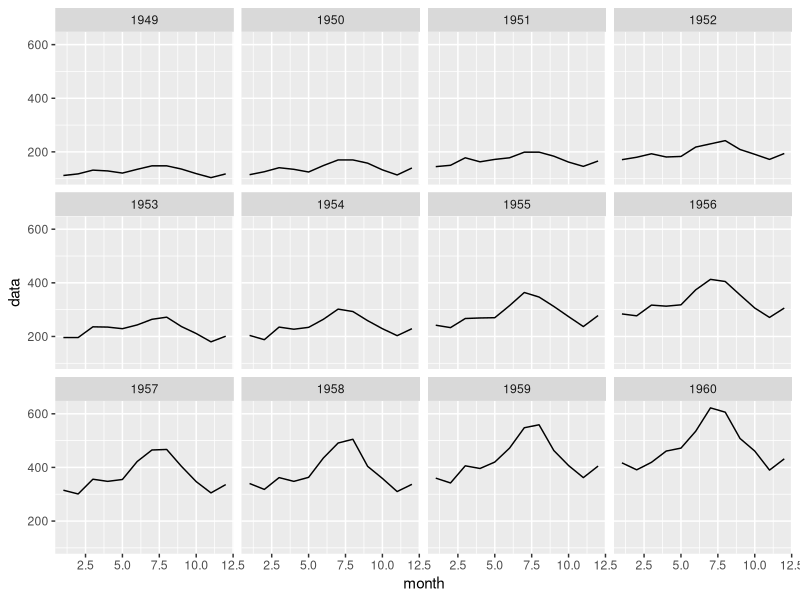
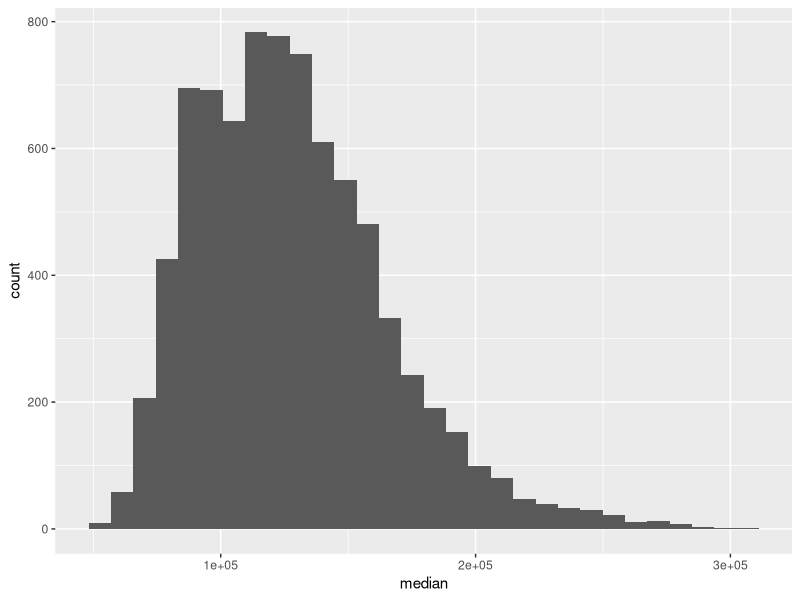
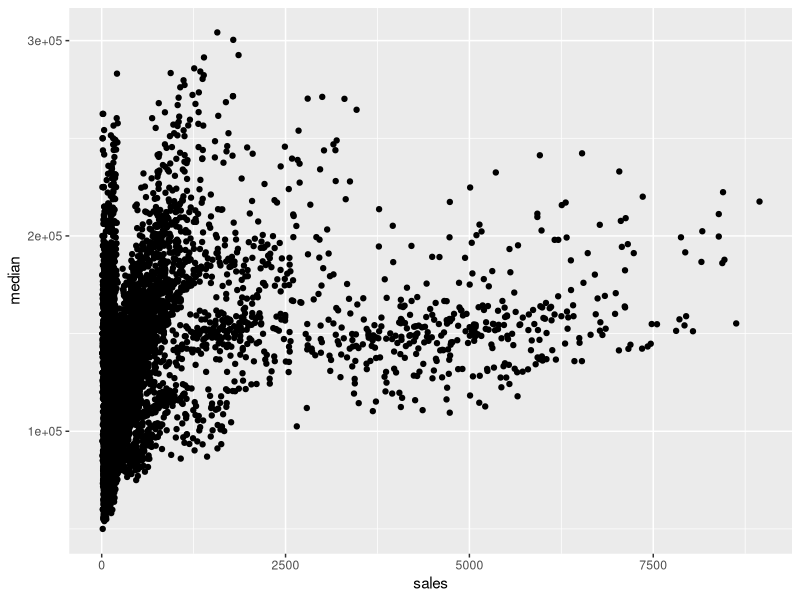
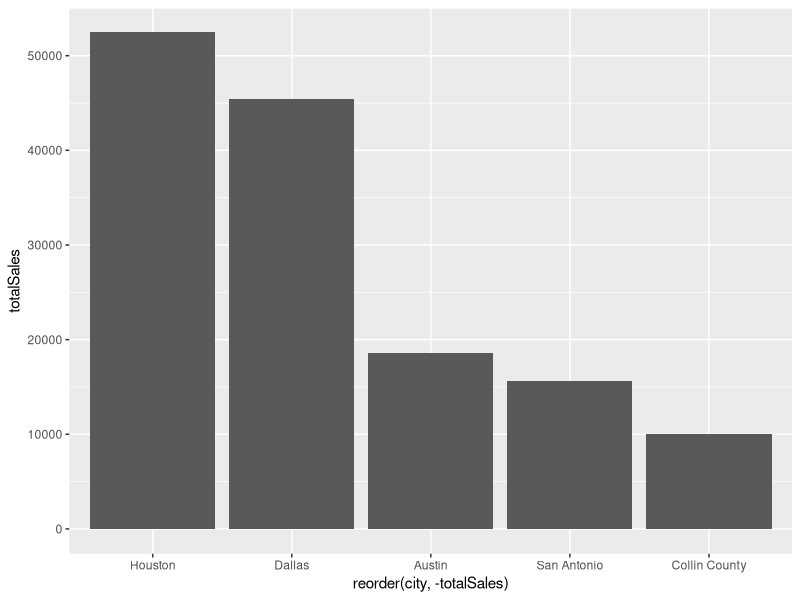
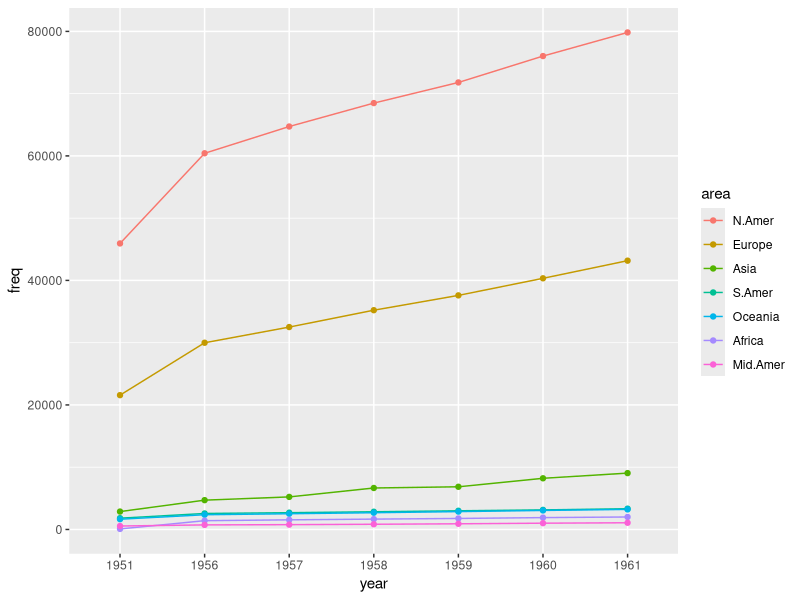
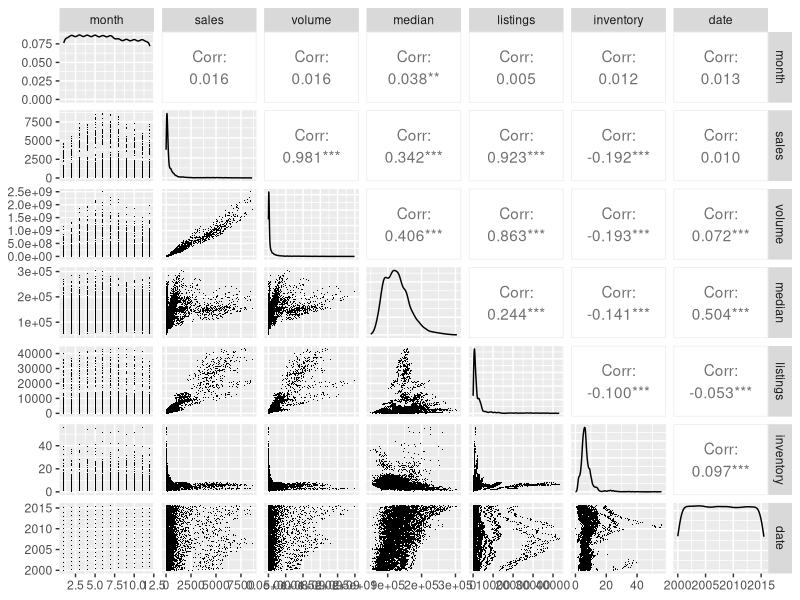

R code for these plots, in order:
## ---- chunk 1
knitr::opts_chunk$set(echo = TRUE)
## ---- chunk 2
# load ggplot2 and dplyr package
library(ggplot2)
library(dplyr)

# Monthly Airline Passenger Numbers 1949-1960
AirPassengers

# This is a "ts" class data
class(AirPassengers)

# transform ts class to data.frame
airpassengers_df <- data.frame(year = c(floor(time(AirPassengers) + .01)),
                               month = c(cycle(AirPassengers)),
                               data = c(AirPassengers))
head(airpassengers_df)

# draw plot
ggplot(airpassengers_df, aes(x=month, y=data)) + geom_line() + facet_wrap(~ year)
## ---- chunk 3
# Information about the housing market in Texas provided by the TAMU real estate center
txhousing

# the class of txhousing
class(txhousing)

# structure about txhousing
str(txhousing)
## ---- chunk 4
ggplot(data = txhousing, aes(x = median)) + geom_histogram()
## ---- chunk 5
ggplot(txhousing, aes(x=sales, y=median)) + geom_point()
## ---- chunk 6
mData <- txhousing %>%
  filter(year == 2000) %>%
  group_by(city) %>%
  summarize(totalSales = sum(sales, na.rm=TRUE)) %>%
  filter(totalSales >= 10000)

mData
ggplot(mData, aes(x=reorder(city, -totalSales), y=totalSales)) + geom_bar(stat = "identity")
## ---- chunk 7
# The number of telephones in various regions of the world (in thousands).
WorldPhones

# WorldPhones is a "matrix"
class(WorldPhones)

# convert matrix to data.frame and renaming
worldphone_df <- as.data.frame(as.table(WorldPhones))
names(worldphone_df) <- c("year", "area", "freq")
head(worldphone_df)

# draw plot
ggplot(worldphone_df, aes(x=year, y=freq, color=area, group=area)) + geom_line() + geom_point()
## ---- chunk 8
library(GGally) # install.packages("GGally")
library(scales)
library(memisc) # install.packages("memisc")

set.seed(20022012)

# Column 'city' has more levels (46) than the threshold (15) allowed, so we removed it.
txhousing.samp <- subset(txhousing, select = -c(year,city))

# sample : 從資料中取樣幾筆
txhousing.samp <- txhousing.samp[sample(1:length(txhousing$sales), 8000), ]
ggpairs(txhousing.samp,
        lower = list(continuous = wrap("points", shape = I('.'))),
        upper = list(combo = wrap("box", outlier.shape = I('.'))))
